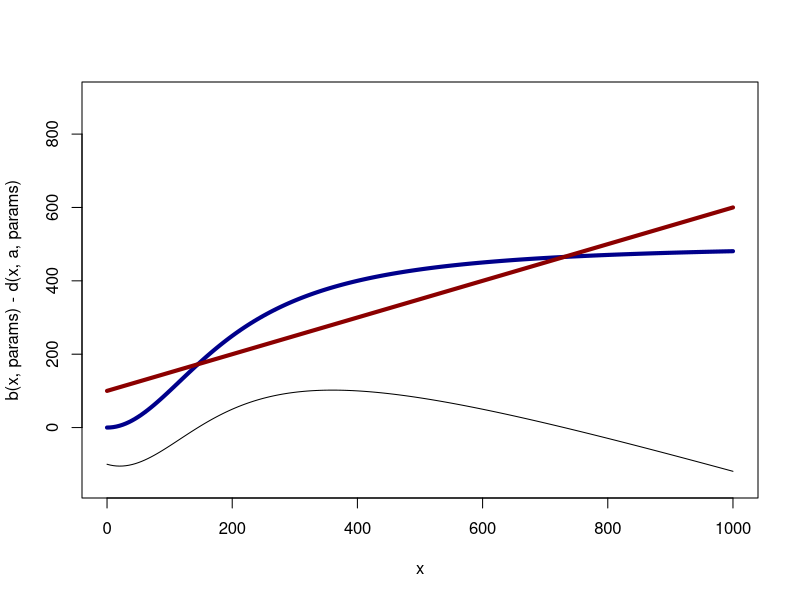
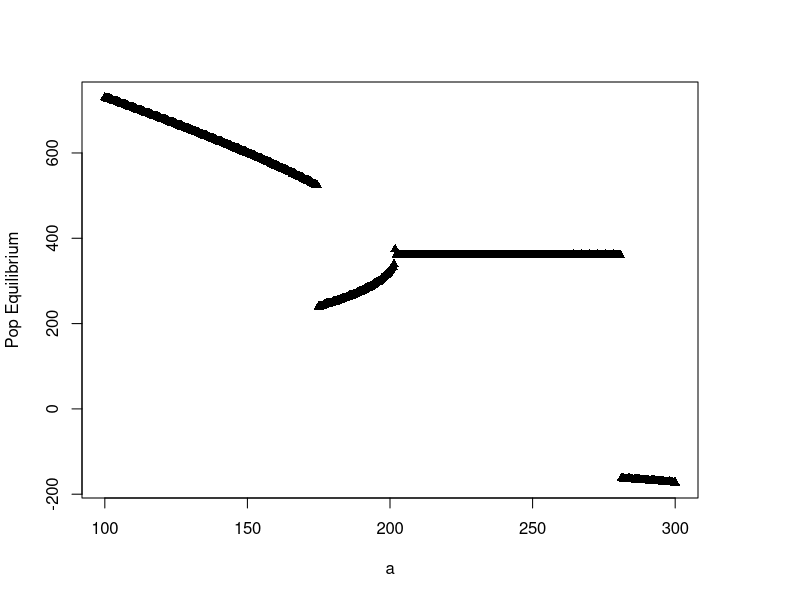

The R script that drew these images, in order: (Note: this script raises an error after producing the figures.)
# saddle_analytics.R
params <- c(K=1000, e=.5, h=200, p=2)
b <- function(x, params){ params["e"]*params["K"]*x^params["p"]/(x^params["p"]+params["h"]^params["p"]) }
d <- function(x, a, params){ params["e"]*x+a}

lambda <- function(x, a, params){ params["p"]*params["e"]*params["K"]*x^(params["p"]-1)/(x^params["p"]+params["h"]^params["p"]) - pparams["p"]*params["e"]*params["K"]*x^(2*params["p"]-1)/(x^params["p"]+params["h"]^params["p"])^2-params["e"] }


x <- seq(0, 1000, by=5)
a<- 100
#par(mfrow=c(2,1))
plot(x, b(x,params)-d(x,a, params), type="l", ylim=c(-150, 900))
lines(x, b(x,params), lwd=4, lty=1, col="darkblue")
lines(x, d(x,a, params), lwd=4, lty=1, col="darkred")


xhat <- function(a){
	F <- function(x, a, params){abs(b(x, params) - d(x, a, params)) } 
	nlm(F, 1000, a, params)$estimate
}

a <- seq(100, 300, length=500)
X <- sapply(a, xhat)

par(mar=c(5,4,4,5)+.1)
plot(a, X, xlab="a", ylab="Pop Equilibrium", pch=17)
par(new=TRUE)
plot(a, lambda(X, a, params), xlab="", ylab="", pch=19, xaxt="n", yaxt="n", col="red")
axis(4, col="red", col.ticks="red")
mtext("lambda", side=4, line=3, col="red")
legend("left",col=c("black","red"),pch=c(17,19),legend=c("Population","lambda"))
abline(h=0, col="red")






x <- 300:800
plot(x, b(x,params)-d(x,174,params) )





# The canonical form of the bifurcation is second order,
# dx/dt = x^2 + a
# and involves a symmetric approach.  
xhat_left <- function(a){ 
	f <- function(x){ x^2+a }
	uniroot(f, c(-100,0))$root
}
xhat_right <- function(a){ 
	f <- function(x){ x^2+a }
	uniroot(f, c(0, 100))$root
}

a <- seq(-5,0,length=100)
yl <- sapply(a, xhat_left)
yr <- sapply(a, xhat_right)
plot(c(a,a), c(yl,yr), pch=19, xlab="lambda", ylab="x_hat")
